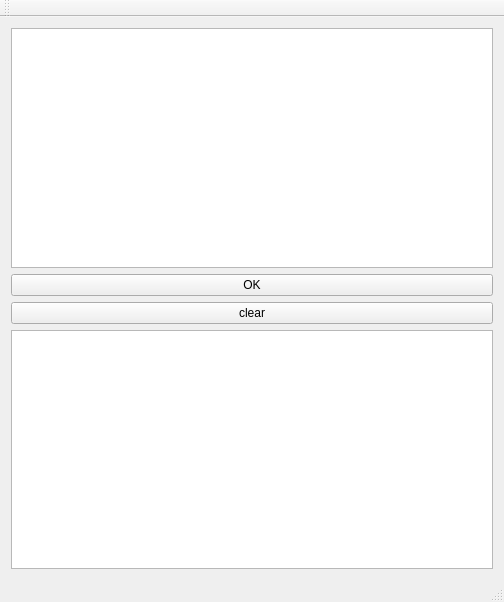
<?xml version="1.0" encoding="UTF-8"?>
<ui version="4.0">
 <class>crc16</class>
 <widget class="QMainWindow" name="crc16">
  <property name="geometry">
   <rect>
    <x>0</x>
    <y>0</y>
    <width>504</width>
    <height>602</height>
   </rect>
  </property>
  <property name="windowTitle">
   <string>crc16</string>
  </property>
  <widget class="QWidget" name="centralWidget">
   <layout class="QVBoxLayout" name="verticalLayout">
    <item>
     <widget class="QTextEdit" name="crc16Lineedit">
      <property name="font">
       <font>
        <family>Consolas</family>
        <pointsize>11</pointsize>
       </font>
      </property>
     </widget>
    </item>
    <item>
     <widget class="QPushButton" name="pushButton">
      <property name="text">
       <string>OK</string>
      </property>
     </widget>
    </item>
    <item>
     <widget class="QPushButton" name="pushButton_2">
      <property name="text">
       <string>clear</string>
      </property>
     </widget>
    </item>
    <item>
     <widget class="QTextEdit" name="txtEditcrcResult">
      <property name="font">
       <font>
        <family>Consolas</family>
        <pointsize>11</pointsize>
       </font>
      </property>
     </widget>
    </item>
   </layout>
  </widget>
  <widget class="QMenuBar" name="menuBar">
   <property name="geometry">
    <rect>
     <x>0</x>
     <y>0</y>
     <width>504</width>
     <height>23</height>
    </rect>
   </property>
  </widget>
  <widget class="QToolBar" name="mainToolBar">
   <attribute name="toolBarArea">
    <enum>TopToolBarArea</enum>
   </attribute>
   <attribute name="toolBarBreak">
    <bool>false</bool>
   </attribute>
  </widget>
  <widget class="QStatusBar" name="statusBar"/>
 </widget>
 <layoutdefault spacing="6" margin="11"/>
 <resources/>
 <connections/>
</ui>
